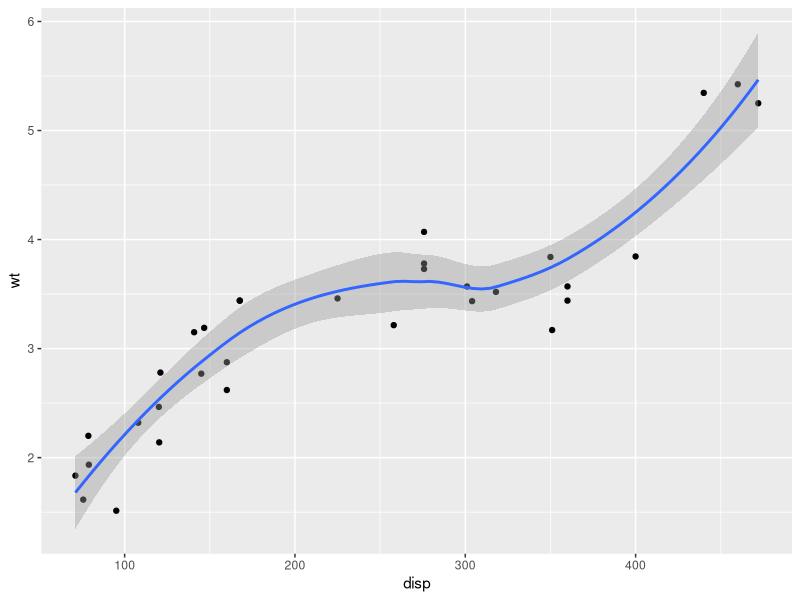
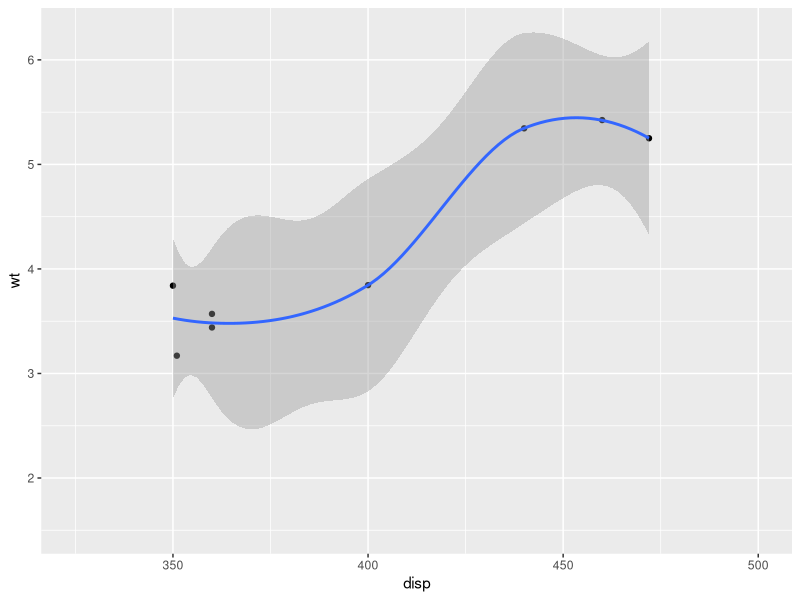
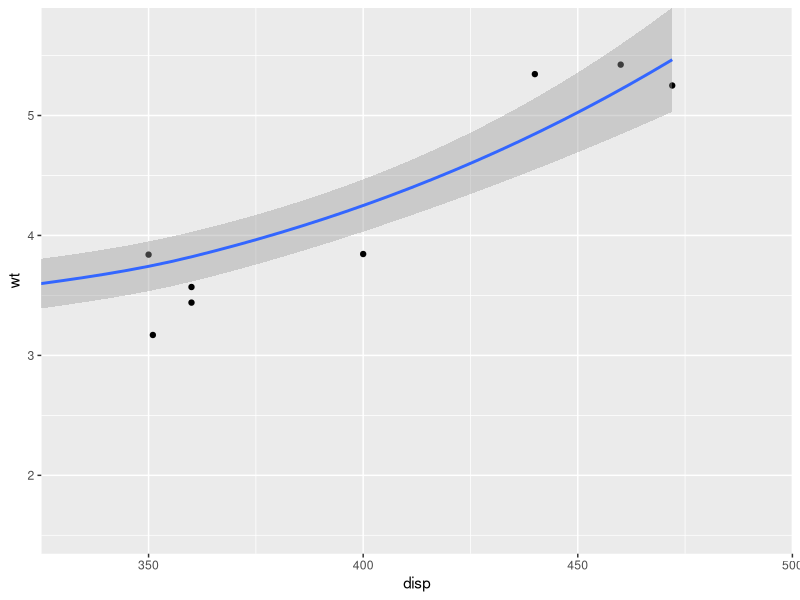
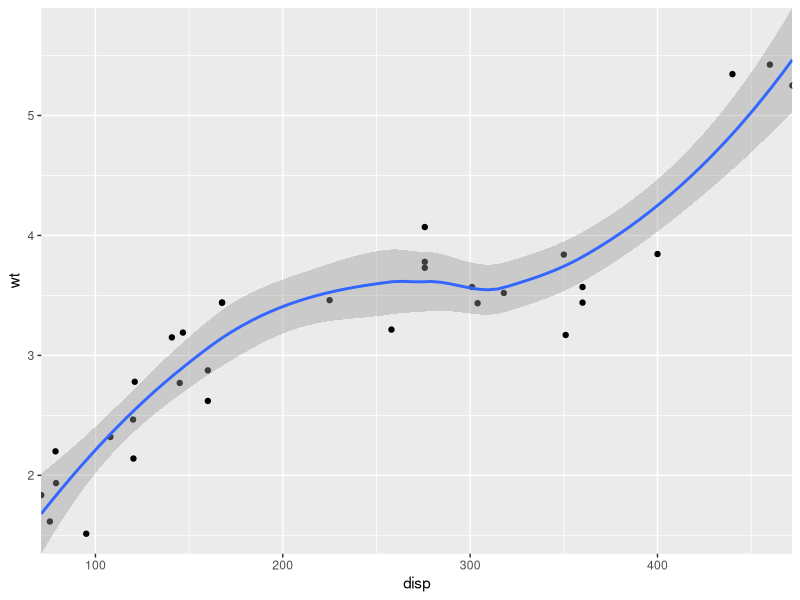
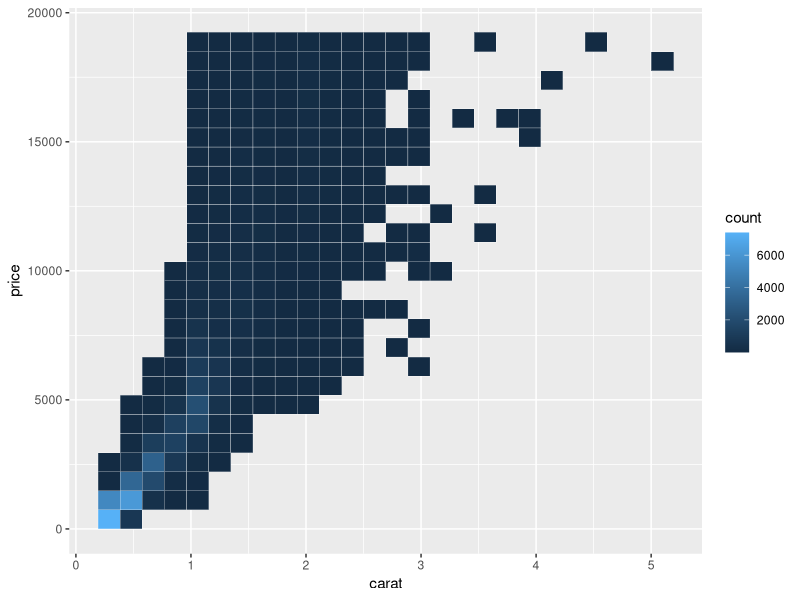
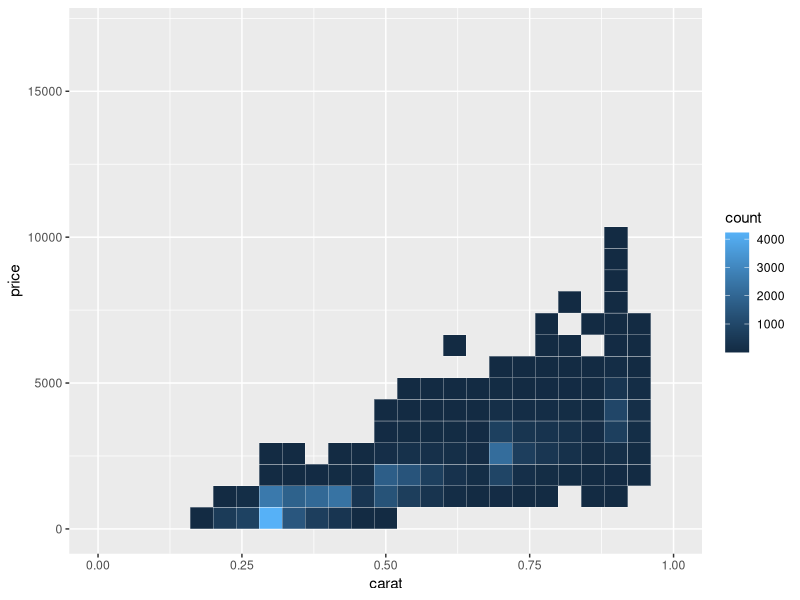
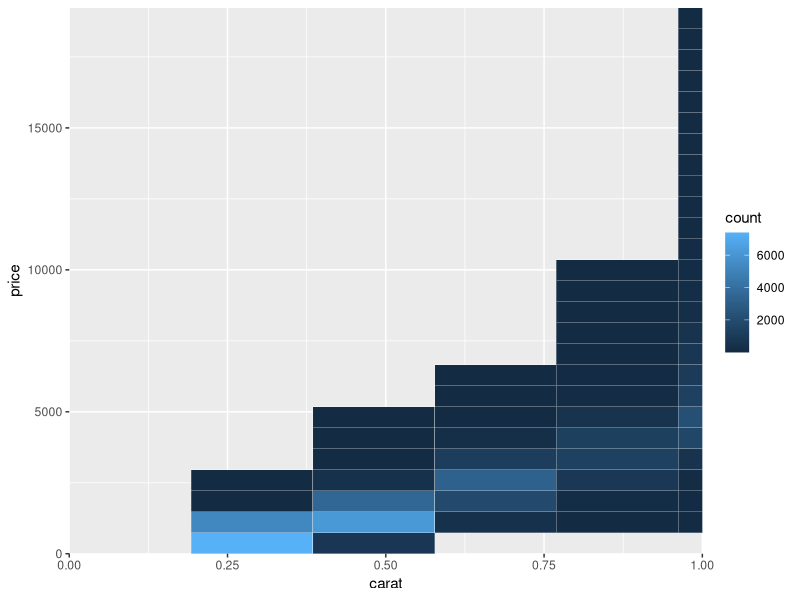

Here is the R script that generated these plots, in order:
## ---- chunk 1
library(ggplot2)

p <- ggplot(mtcars,aes(disp,wt)) +
  geom_point() +
  geom_smooth()
p
p + scale_x_continuous(limits = c(325,500))
p + coord_cartesian(xlim = c(325,500),expand = FALSE)
p + coord_cartesian(expand = FALSE)

## ---- chunk 2
d <- ggplot(diamonds,aes(carat,price)) +
  stat_bin2d(bins = 25,color = "white")
d
d + scale_x_continuous(limits = c(0,1))
d + coord_cartesian(xlim = c(0,1),expand = FALSE)
